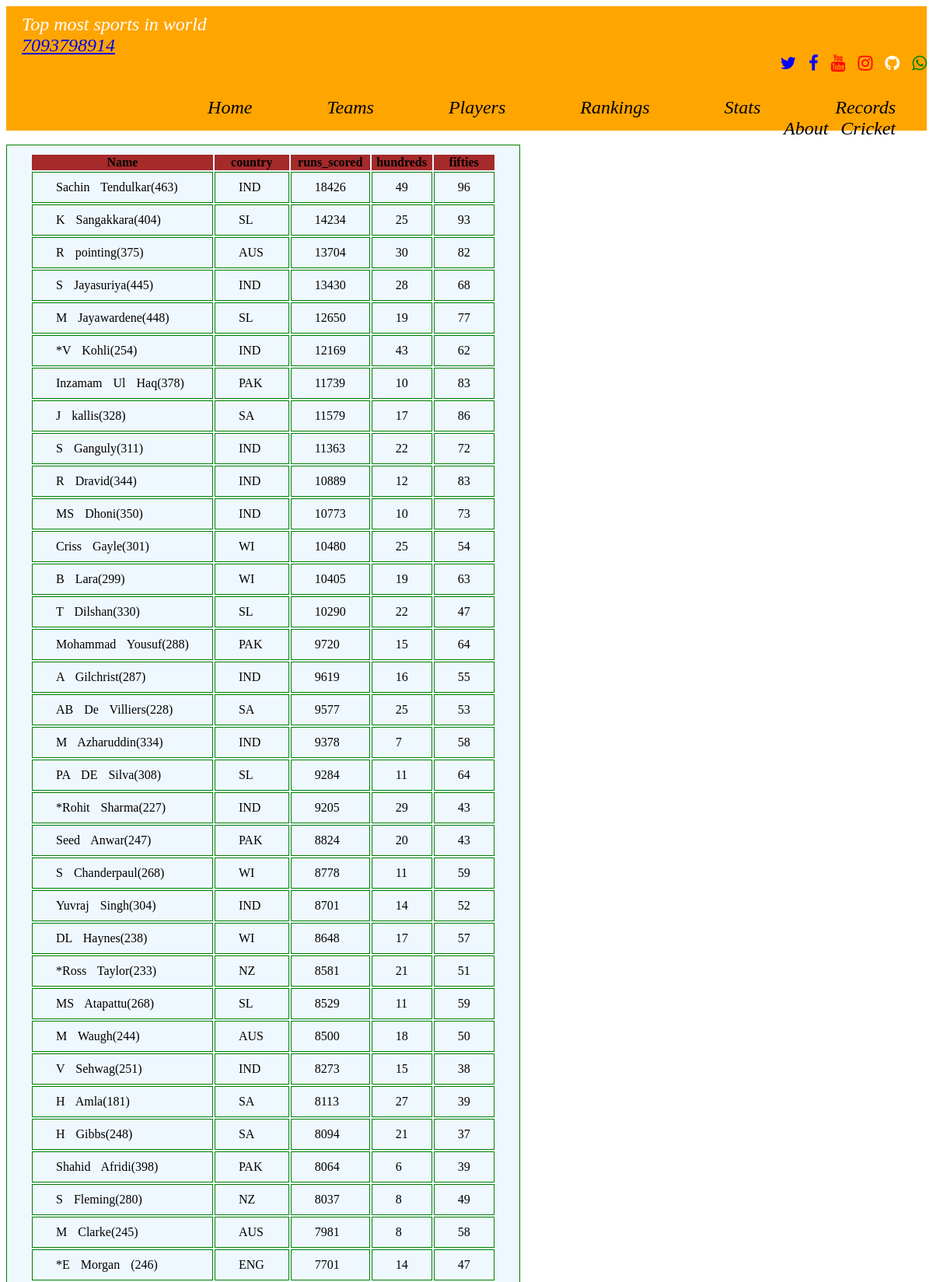
Screenshot of /web/odi (upper part) with the database file from the repository.
### web/models.py (models this page shows)
class Odiruns(models.Model):
    name=models.CharField(max_length=250,unique=True)
    country=models.CharField(max_length=100)
    runs_scored=models.IntegerField()
    high_score=models.IntegerField()
    hundreds=models.IntegerField()
    fifties=models.IntegerField()

### web/views.py (the view)
# urls.py: path('odi',views.odi,name='odi'),
def odi(request):
    gal=Odiruns.objects.all
    return render(request,'web/odi.html',{'access_records':gal})

### template/web/odi.html (shortened to what this page needs)
<!DOCTYPE html>
{% extends "web/all.html" %}
{% load static %}
{% block body_block %}
<body >
    <div class="body">
         <table>
         <div class="dhana">
                <tr>
                  <th colspan="0">Name</th>
                  <th colspan="0">country</th>
                  <th colspan="1">runs_scored</th>
                  <th colspan="1">hundreds</th>
                  <th colspan="1">fifties</th>
                </tr>
                {% for acc in access_records %}
                <tr>
                  <td>{{ acc.name }}</td>
                  <td>{{ acc.country }}</td>
                  <td>{{ acc.runs_scored }}</td>
                  <td>{{ acc.hundreds }}</td>
                  <td>{{ acc.fifties}}</td>
                </tr>
                {% endfor %}
    </div></table>
        {% endblock %}

### static/images/css/style.css (style rules this page uses)
table,td { border: 1px solid green; background-color: aliceblue; word-spacing: 10px; padding: 10px 30px 10px 30px; color: black; }
th { background-color: brown; }

### rows the page displays
Odiruns: name "Sachin Tendulkar(463)", country "IND", runs_scored "18426", hundreds "49", fifties "96"
Odiruns: name "K Sangakkara(404)", country "SL", runs_scored "14234", hundreds "25", fifties "93"
Odiruns: name "R pointing(375)", country "AUS", runs_scored "13704", hundreds "30", fifties "82"
Odiruns: name "S Jayasuriya(445)", country "IND", runs_scored "13430", hundreds "28", fifties "68"
Odiruns: name "M Jayawardene(448)", country "SL", runs_scored "12650", hundreds "19", fifties "77"
Odiruns: name "*V Kohli(254)", country "IND", runs_scored "12169", hundreds "43", fifties "62"
Odiruns: name "Inzamam Ul Haq(378)", country "PAK", runs_scored "11739", hundreds "10", fifties "83"
Odiruns: name "J kallis(328)", country "SA", runs_scored "11579", hundreds "17", fifties "86"
Odiruns: name "S Ganguly(311)", country "IND", runs_scored "11363", hundreds "22", fifties "72"
Odiruns: name "R Dravid(344)", country "IND", runs_scored "10889", hundreds "12", fifties "83"
Odiruns: name "MS Dhoni(350)", country "IND", runs_scored "10773", hundreds "10", fifties "73"
Odiruns: name "Criss Gayle(301)", country "WI", runs_scored "10480", hundreds "25", fifties "54"
Odiruns: name "B Lara(299)", country "WI", runs_scored "10405", hundreds "19", fifties "63"
Odiruns: name "T Dilshan(330)", country "SL", runs_scored "10290", hundreds "22", fifties "47"
Odiruns: name "Mohammad Yousuf(288)", country "PAK", runs_scored "9720", hundreds "15", fifties "64"
Odiruns: name "A Gilchrist(287)", country "IND", runs_scored "9619", hundreds "16", fifties "55"
Odiruns: name "AB De Villiers(228)", country "SA", runs_scored "9577", hundreds "25", fifties "53"
Odiruns: name "M Azharuddin(334)", country "IND", runs_scored "9378", hundreds "7", fifties "58"
Odiruns: name "PA DE Silva(308)", country "SL", runs_scored "9284", hundreds "11", fifties "64"
Odiruns: name "*Rohit Sharma(227)", country "IND", runs_scored "9205", hundreds "29", fifties "43"
Odiruns: name "Seed Anwar(247)", country "PAK", runs_scored "8824", hundreds "20", fifties "43"
Odiruns: name "S Chanderpaul(268)", country "WI", runs_scored "8778", hundreds "11", fifties "59"
Odiruns: name "Yuvraj Singh(304)", country "IND", runs_scored "8701", hundreds "14", fifties "52"
Odiruns: name "DL Haynes(238)", country "WI", runs_scored "8648", hundreds "17", fifties "57"
Odiruns: name "*Ross Taylor(233)", country "NZ", runs_scored "8581", hundreds "21", fifties "51"
Odiruns: name "MS Atapattu(268)", country "SL", runs_scored "8529", hundreds "11", fifties "59"
Odiruns: name "M Waugh(244)", country "AUS", runs_scored "8500", hundreds "18", fifties "50"
Odiruns: name "V Sehwag(251)", country "IND", runs_scored "8273", hundreds "15", fifties "38"
Odiruns: name "H Amla(181)", country "SA", runs_scored "8113", hundreds "27", fifties "39"
Odiruns: name "H Gibbs(248)", country "SA", runs_scored "8094", hundreds "21", fifties "37"
Odiruns: name "Shahid Afridi(398)", country "PAK", runs_scored "8064", hundreds "6", fifties "39"
Odiruns: name "S Fleming(280)", country "NZ", runs_scored "8037", hundreds "8", fifties "49"
Odiruns: name "M Clarke(245)", country "AUS", runs_scored "7981", hundreds "8", fifties "58"
Odiruns: name "*E Morgan (246)", country "ENG", runs_scored "7701", hundreds "14", fifties "47"
